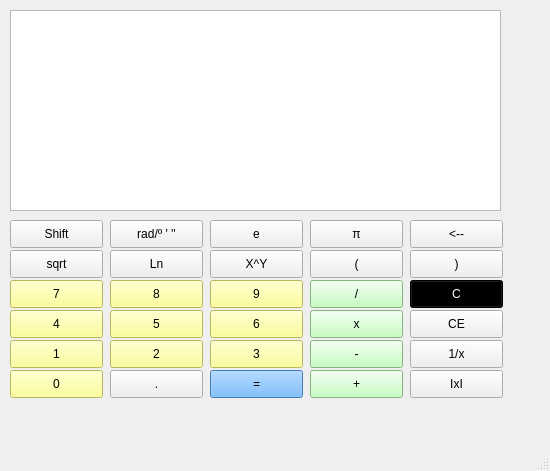
<?xml version="1.0" encoding="UTF-8"?>
<ui version="4.0">
 <class>MainWindow</class>
 <widget class="QMainWindow" name="MainWindow">
  <property name="geometry">
   <rect>
    <x>0</x>
    <y>0</y>
    <width>550</width>
    <height>471</height>
   </rect>
  </property>
  <property name="minimumSize">
   <size>
    <width>550</width>
    <height>425</height>
   </size>
  </property>
  <property name="windowTitle">
   <string>MainWindow</string>
  </property>
  <widget class="QWidget" name="centralwidget">
   <widget class="QPushButton" name="Shift">
    <property name="geometry">
     <rect>
      <x>10</x>
      <y>220</y>
      <width>93</width>
      <height>28</height>
     </rect>
    </property>
    <property name="text">
     <string>Shift</string>
    </property>
   </widget>
   <widget class="QPushButton" name="rad_gra">
    <property name="geometry">
     <rect>
      <x>110</x>
      <y>220</y>
      <width>93</width>
      <height>28</height>
     </rect>
    </property>
    <property name="text">
     <string>rad/º ' ''</string>
    </property>
   </widget>
   <widget class="QPushButton" name="exp">
    <property name="geometry">
     <rect>
      <x>210</x>
      <y>220</y>
      <width>93</width>
      <height>28</height>
     </rect>
    </property>
    <property name="text">
     <string>e</string>
    </property>
   </widget>
   <widget class="QPushButton" name="borrar">
    <property name="geometry">
     <rect>
      <x>410</x>
      <y>220</y>
      <width>93</width>
      <height>28</height>
     </rect>
    </property>
    <property name="text">
     <string>&lt;--</string>
    </property>
   </widget>
   <widget class="QPushButton" name="pi">
    <property name="geometry">
     <rect>
      <x>310</x>
      <y>220</y>
      <width>93</width>
      <height>28</height>
     </rect>
    </property>
    <property name="text">
     <string>π</string>
    </property>
   </widget>
   <widget class="QPushButton" name="paren1">
    <property name="geometry">
     <rect>
      <x>310</x>
      <y>250</y>
      <width>93</width>
      <height>28</height>
     </rect>
    </property>
    <property name="text">
     <string>(</string>
    </property>
   </widget>
   <widget class="QPushButton" name="raiz_cuadrada">
    <property name="geometry">
     <rect>
      <x>10</x>
      <y>250</y>
      <width>93</width>
      <height>28</height>
     </rect>
    </property>
    <property name="text">
     <string>sqrt</string>
    </property>
   </widget>
   <widget class="QPushButton" name="paren2">
    <property name="geometry">
     <rect>
      <x>410</x>
      <y>250</y>
      <width>93</width>
      <height>28</height>
     </rect>
    </property>
    <property name="text">
     <string>)</string>
    </property>
   </widget>
   <widget class="QPushButton" name="neperiano">
    <property name="geometry">
     <rect>
      <x>110</x>
      <y>250</y>
      <width>93</width>
      <height>28</height>
     </rect>
    </property>
    <property name="text">
     <string>Ln</string>
    </property>
   </widget>
   <widget class="QPushButton" name="potencia">
    <property name="geometry">
     <rect>
      <x>210</x>
      <y>250</y>
      <width>93</width>
      <height>28</height>
     </rect>
    </property>
    <property name="font">
     <font>
      <strikeout>false</strikeout>
     </font>
    </property>
    <property name="toolTip">
     <string>&lt;html&gt;&lt;head/&gt;&lt;body&gt;&lt;p&gt;X&lt;span style=&quot; vertical-align:super;&quot;&gt;Y&lt;/span&gt;&lt;/p&gt;&lt;/body&gt;&lt;/html&gt;</string>
    </property>
    <property name="text">
     <string>X^Y</string>
    </property>
   </widget>
   <widget class="QPushButton" name="seis">
    <property name="geometry">
     <rect>
      <x>210</x>
      <y>310</y>
      <width>93</width>
      <height>28</height>
     </rect>
    </property>
    <property name="styleSheet">
     <string notr="true">background-color: rgb(255, 255, 127);</string>
    </property>
    <property name="text">
     <string>6</string>
    </property>
   </widget>
   <widget class="QPushButton" name="CE">
    <property name="geometry">
     <rect>
      <x>410</x>
      <y>310</y>
      <width>93</width>
      <height>28</height>
     </rect>
    </property>
    <property name="text">
     <string>CE</string>
    </property>
   </widget>
   <widget class="QPushButton" name="siete">
    <property name="geometry">
     <rect>
      <x>10</x>
      <y>280</y>
      <width>93</width>
      <height>28</height>
     </rect>
    </property>
    <property name="styleSheet">
     <string notr="true">background-color: rgb(255, 255, 127);</string>
    </property>
    <property name="text">
     <string>7</string>
    </property>
   </widget>
   <widget class="QPushButton" name="C">
    <property name="geometry">
     <rect>
      <x>410</x>
      <y>280</y>
      <width>93</width>
      <height>28</height>
     </rect>
    </property>
    <property name="styleSheet">
     <string notr="true">color: rgb(255, 255, 255);
background-color: rgb(0, 0, 0);</string>
    </property>
    <property name="text">
     <string>C</string>
    </property>
   </widget>
   <widget class="QPushButton" name="ocho">
    <property name="geometry">
     <rect>
      <x>110</x>
      <y>280</y>
      <width>93</width>
      <height>28</height>
     </rect>
    </property>
    <property name="styleSheet">
     <string notr="true">background-color: rgb(255, 255, 127);</string>
    </property>
    <property name="text">
     <string>8</string>
    </property>
   </widget>
   <widget class="QPushButton" name="nueve">
    <property name="geometry">
     <rect>
      <x>210</x>
      <y>280</y>
      <width>93</width>
      <height>28</height>
     </rect>
    </property>
    <property name="styleSheet">
     <string notr="true">background-color: rgb(255, 255, 127);</string>
    </property>
    <property name="text">
     <string>9</string>
    </property>
   </widget>
   <widget class="QPushButton" name="cinco">
    <property name="geometry">
     <rect>
      <x>110</x>
      <y>310</y>
      <width>93</width>
      <height>28</height>
     </rect>
    </property>
    <property name="styleSheet">
     <string notr="true">background-color: rgb(255, 255, 127);</string>
    </property>
    <property name="text">
     <string>5</string>
    </property>
   </widget>
   <widget class="QPushButton" name="division">
    <property name="geometry">
     <rect>
      <x>310</x>
      <y>280</y>
      <width>93</width>
      <height>28</height>
     </rect>
    </property>
    <property name="styleSheet">
     <string notr="true">background-color: rgb(182, 255, 174);</string>
    </property>
    <property name="text">
     <string>/</string>
    </property>
   </widget>
   <widget class="QPushButton" name="cuatro">
    <property name="geometry">
     <rect>
      <x>10</x>
      <y>310</y>
      <width>93</width>
      <height>28</height>
     </rect>
    </property>
    <property name="styleSheet">
     <string notr="true">background-color: rgb(255, 255, 127);</string>
    </property>
    <property name="text">
     <string>4</string>
    </property>
   </widget>
   <widget class="QPushButton" name="multiplicacion">
    <property name="geometry">
     <rect>
      <x>310</x>
      <y>310</y>
      <width>93</width>
      <height>28</height>
     </rect>
    </property>
    <property name="styleSheet">
     <string notr="true">background-color: rgb(182, 255, 174);</string>
    </property>
    <property name="text">
     <string>x</string>
    </property>
   </widget>
   <widget class="QPushButton" name="suma">
    <property name="geometry">
     <rect>
      <x>310</x>
      <y>370</y>
      <width>93</width>
      <height>28</height>
     </rect>
    </property>
    <property name="styleSheet">
     <string notr="true">background-color: rgb(182, 255, 174);</string>
    </property>
    <property name="text">
     <string>+</string>
    </property>
   </widget>
   <widget class="QPushButton" name="cero">
    <property name="geometry">
     <rect>
      <x>10</x>
      <y>370</y>
      <width>93</width>
      <height>28</height>
     </rect>
    </property>
    <property name="styleSheet">
     <string notr="true">background-color: rgb(255, 255, 127);</string>
    </property>
    <property name="text">
     <string>0</string>
    </property>
   </widget>
   <widget class="QPushButton" name="coma">
    <property name="geometry">
     <rect>
      <x>110</x>
      <y>370</y>
      <width>93</width>
      <height>28</height>
     </rect>
    </property>
    <property name="text">
     <string>.</string>
    </property>
   </widget>
   <widget class="QPushButton" name="dos">
    <property name="geometry">
     <rect>
      <x>110</x>
      <y>340</y>
      <width>93</width>
      <height>28</height>
     </rect>
    </property>
    <property name="styleSheet">
     <string notr="true">background-color: rgb(255, 255, 127);</string>
    </property>
    <property name="text">
     <string>2</string>
    </property>
   </widget>
   <widget class="QPushButton" name="abs">
    <property name="geometry">
     <rect>
      <x>410</x>
      <y>370</y>
      <width>93</width>
      <height>28</height>
     </rect>
    </property>
    <property name="text">
     <string>IxI</string>
    </property>
   </widget>
   <widget class="QPushButton" name="resta">
    <property name="geometry">
     <rect>
      <x>310</x>
      <y>340</y>
      <width>93</width>
      <height>28</height>
     </rect>
    </property>
    <property name="styleSheet">
     <string notr="true">background-color: rgb(182, 255, 174);</string>
    </property>
    <property name="text">
     <string>-</string>
    </property>
   </widget>
   <widget class="QPushButton" name="igual">
    <property name="geometry">
     <rect>
      <x>210</x>
      <y>370</y>
      <width>93</width>
      <height>28</height>
     </rect>
    </property>
    <property name="styleSheet">
     <string notr="true">background-color: rgb(85, 170, 255);</string>
    </property>
    <property name="text">
     <string>=</string>
    </property>
   </widget>
   <widget class="QPushButton" name="inversa">
    <property name="geometry">
     <rect>
      <x>410</x>
      <y>340</y>
      <width>93</width>
      <height>28</height>
     </rect>
    </property>
    <property name="text">
     <string>1/x</string>
    </property>
   </widget>
   <widget class="QPushButton" name="uno">
    <property name="geometry">
     <rect>
      <x>10</x>
      <y>340</y>
      <width>93</width>
      <height>28</height>
     </rect>
    </property>
    <property name="styleSheet">
     <string notr="true">background-color: rgb(255, 255, 127);</string>
    </property>
    <property name="text">
     <string>1</string>
    </property>
   </widget>
   <widget class="QPushButton" name="tres">
    <property name="geometry">
     <rect>
      <x>210</x>
      <y>340</y>
      <width>93</width>
      <height>28</height>
     </rect>
    </property>
    <property name="styleSheet">
     <string notr="true">background-color: rgb(255, 255, 127);</string>
    </property>
    <property name="text">
     <string>3</string>
    </property>
   </widget>
   <widget class="QTextBrowser" name="valores">
    <property name="geometry">
     <rect>
      <x>10</x>
      <y>10</y>
      <width>491</width>
      <height>201</height>
     </rect>
    </property>
    <property name="font">
     <font>
      <pointsize>14</pointsize>
     </font>
    </property>
   </widget>
  </widget>
  <widget class="QMenuBar" name="menubar">
   <property name="geometry">
    <rect>
     <x>0</x>
     <y>0</y>
     <width>550</width>
     <height>26</height>
    </rect>
   </property>
  </widget>
  <widget class="QStatusBar" name="statusbar"/>
 </widget>
 <resources/>
 <connections/>
</ui>
